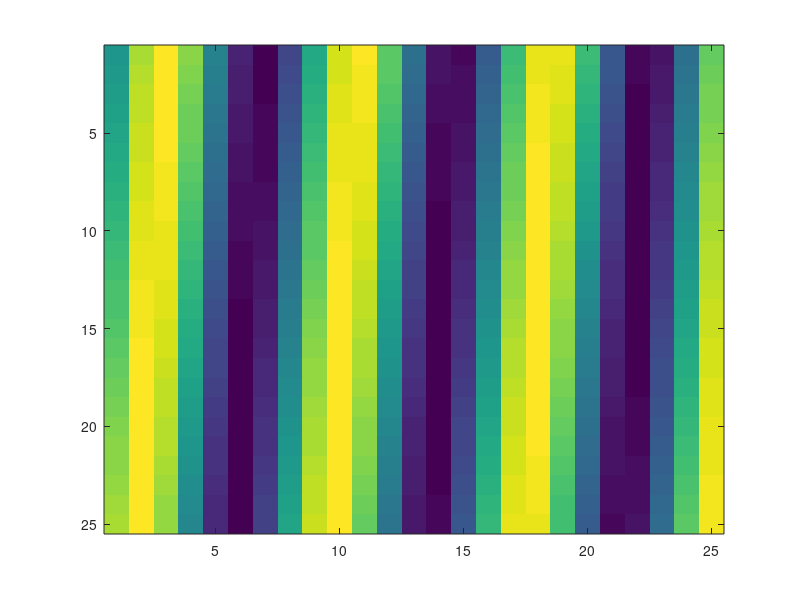

Write the MATLAB code that produced this figure. (Note: this script raises an error after producing the figure.)
function rows = benchmarkM33Images(outputDirectory)
%BENCHMARKM33IMAGES Measure pure-PGFPlots image cost at milestone sizes.
    repositoryRoot = fileparts(fileparts(mfilename('fullpath')));
    if nargin < 1
        outputDirectory = fullfile(repositoryRoot, '.audit', 'm33-image-benchmark');
    end
    addpath(fullfile(repositoryRoot, 'src'));
    if exist(outputDirectory, 'dir') == 7, rmdir(outputDirectory, 's'); end
    mkdir(outputDirectory);
    sizes = [25 100 250];
    rows = zeros(numel(sizes), 6);
    for k = 1:numel(sizes)
        count = sizes(k); fig = figure('Visible', 'off');
        cleanup = onCleanup(@() closeFigure(fig));
        data = reshape(sin((1:(count * count)) / 31), count, count);
        imagesc(data);
        started = tic; ir = m2t2.reader.readFigure(fig); readerTime = toc(started);
        started = tic; tex = m2t2.render.renderPgfplots(ir, true); renderTime = toc(started);
        base = fullfile(outputDirectory, sprintf('image-%d', count));
        texPath = [base '.tex']; writeText(texPath, tex);
        started = tic; compiled = m2t.internal.compileLuaLatex(texPath, [base '.pdf'], 'lualatex');
        compileTime = toc(started);
        if ~compiled.success
            error('M2T:M33BenchmarkCompileFailed', ...
                  '%dx%d compilation failed: %s', count, count, compiled.diagnostics(1).message);
        end
        texBytes = numel(unicode2native(tex, 'UTF-8'));
        rows(k, :) = [count count readerTime renderTime texBytes compileTime];
        fprintf('%dx%d reader=%.6fs renderer=%.6fs tex=%d bytes compile=%.6fs\n', ...
                count, count, readerTime, renderTime, texBytes, compileTime);
        clear cleanup;
    end
    path = fullfile(outputDirectory, 'benchmark.tsv');
    fid = fopen(path, 'wb'); assert(fid >= 0); cleanup = onCleanup(@() fclose(fid));
    fprintf(fid, 'rows\tcolumns\treader_seconds\trenderer_seconds\ttex_bytes\tcompile_seconds\n');
    for k = 1:size(rows, 1)
        fprintf(fid, '%d\t%d\t%.9g\t%.9g\t%d\t%.9g\n', ...
                sizes(k), sizes(k), rows(k, 3), rows(k, 4), ...
                round(rows(k, 5)), rows(k, 6));
    end
    clear cleanup;
end

function writeText(path, text)
    fid = fopen(path, 'wb'); assert(fid >= 0); cleanup = onCleanup(@() fclose(fid));
    written = fwrite(fid, text, 'char'); assert(written == numel(text)); clear cleanup;
end

function closeFigure(fig), if ishandle(fig), close(fig); end, end
